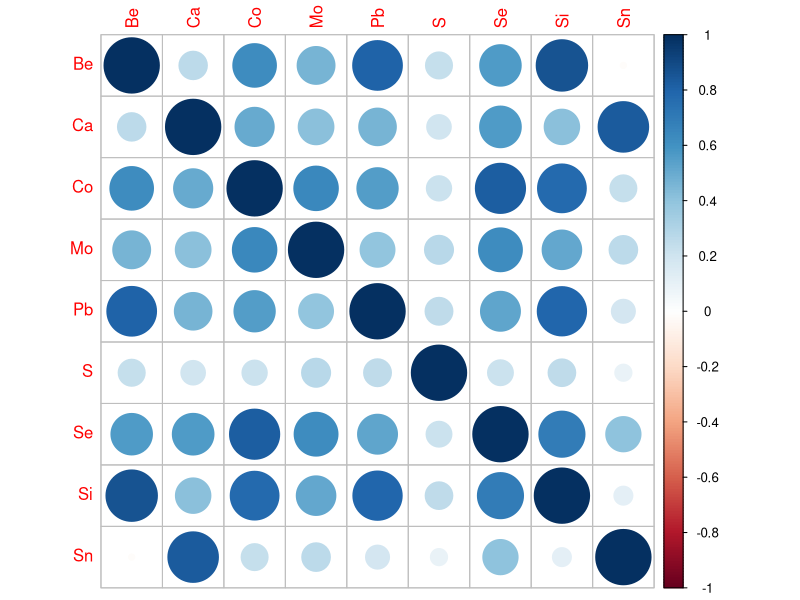
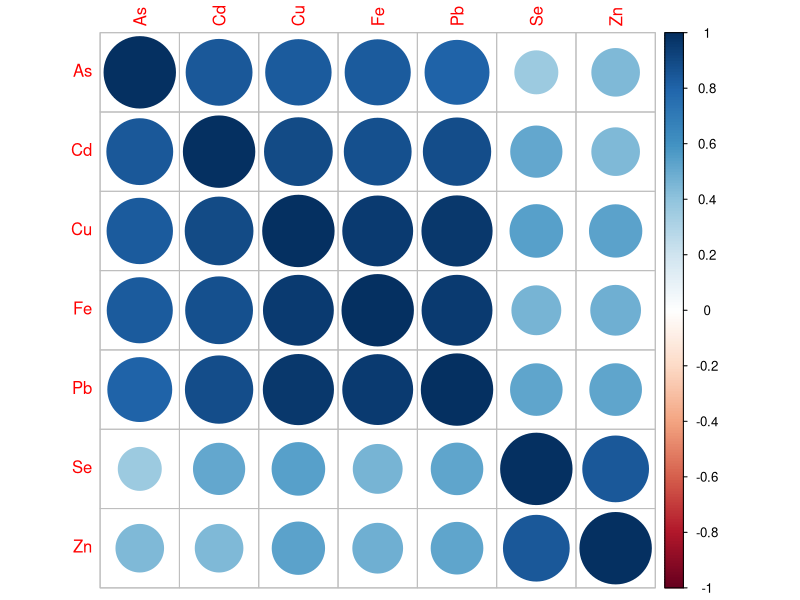
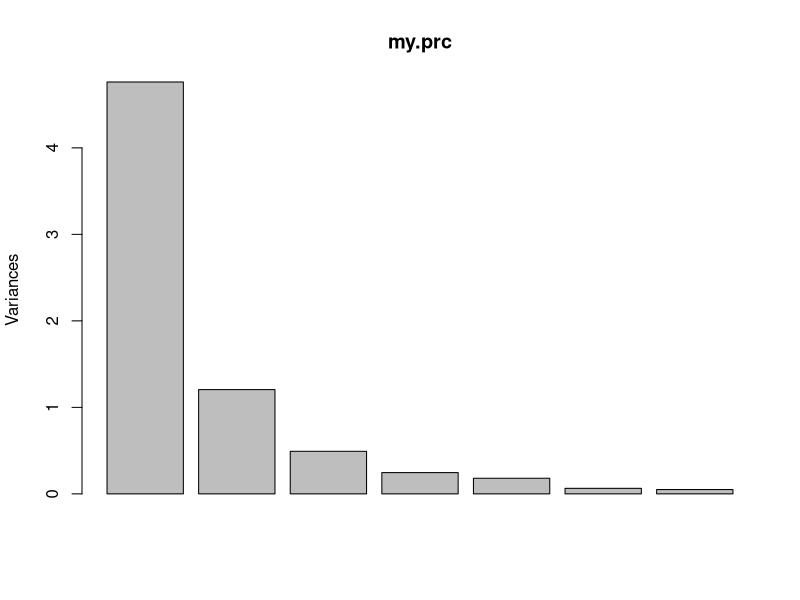
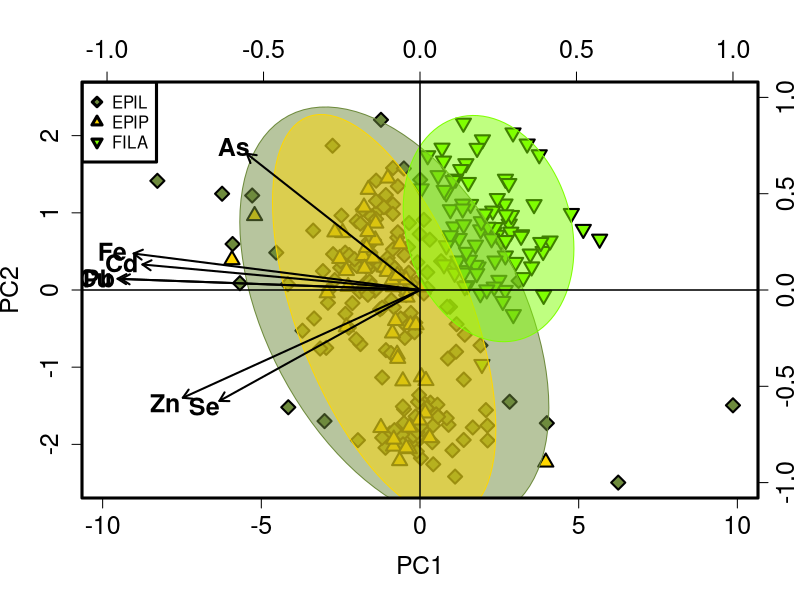

Write R code to recreate these figures, in order.
library("readr")
library("corrplot")
library("vegan")

alldata <- data.frame(read_csv("2_incremental/20220420_STANDING_CROP.csv"))

alldata$SAMPLING_DATE<-as.Date(alldata$SAMPLING_DATE, format = "%m/%d/%Y")

names(alldata)

COMPARTMENTS <- alldata[which(alldata$SAMPLE_DESCRIPTOR == "EPIL"| alldata$SAMPLE_DESCRIPTOR == "EPIP" | alldata$SAMPLE_DESCRIPTOR == "FILA"),]

nrow(COMPARTMENTS)
names(COMPARTMENTS)
####Least VIF####

LABELS<-as.data.frame(na.omit(COMPARTMENTS[,c(3,4,6,17,18,20,31,35,36,40,41,44)]))
LABELS<-LABELS[order(LABELS$SAMPLE_DESCRIPTOR, decreasing = F), ]
PCA.DF<-as.data.frame(LABELS[,c(4:ncol(LABELS))])
names(LABELS)
names(PCA.DF)<- c("Be","Ca","Co","Mo","Pb","S","Se","Si","Sn")

cor(PCA.DF)
corrplot(cor(PCA.DF), method = "circle", lwd=2) 


####Big 5+Fe+Se####

LABELS<-as.data.frame(na.omit(COMPARTMENTS[,c(3,4,6,13,19,22,25,35,40,49)]))
LABELS<-LABELS[order(LABELS$SAMPLE_DESCRIPTOR, decreasing = F), ]
PCA.DF<-as.data.frame(LABELS[,c(4:ncol(LABELS))])
names(PCA.DF)<- c("As","Cd","Cu","Fe","Pb","Se","Zn")

dev.new()
cor(PCA.DF)
corrplot(cor(PCA.DF), method = "circle", lwd=2) 


###PCA###

PCA.DF<-log(PCA.DF)
my.data <- PCA.DF
my.data <- as.matrix(scale(my.data, center = TRUE, scale = TRUE))
my.prc <- prcomp(na.omit(my.data))

plot(my.prc)

pca_scores<-scores(my.prc)

sd <- my.prc$sdev
correlations <- t(t(my.prc$rotation)*sd)

summary(my.prc)

#####PLOT####


colors <- c(colors()[89], "gold", "chartreuse")
colors <- colors[as.numeric(factor(na.omit(LABELS$SAMPLE_DESCRIPTOR)))]

dev.new()

plot	(my.prc$x,
      pch=c(23,24,25)[as.numeric(factor(LABELS$SAMPLE_DESCRIPTOR))],
      xlim=c(-max(abs(range(my.prc$x[,1]))),max(abs(range(my.prc$x[,1])))),	
      ylim=c(-max(abs(range(my.prc$x[,2]))),max(abs(range(my.prc$x[,2])))), 
      cex.lab=1.5, cex.axis=1.5, cex.main=1.4, cex.sub=1.4, 
      col="black",
      bg=colors,
      cex=1.5,
      lwd=2
      )
#	col="black")

tab <- matrix(c(my.prc$x[,1], my.prc$x[,2]), ncol=2)

legend(x = "topleft", legend = levels(factor(LABELS$SAMPLE_DESCRIPTOR)), 
      pch=c(23,24,25), 
      cex = 1, 
      box.lwd=3,
      col = "black", 
      pt.bg=c(colors()[89], "gold", "chartreuse"), pt.lwd=3)


panel.first= {
  ordiellipse(tab,LABELS$SAMPLE_DESCRIPTOR,conf=0.95, draw ="polygon", col=c(adjustcolor(colors()[89], alpha.f=0.25),adjustcolor("gold", alpha.f=0.25),adjustcolor("chartreuse", alpha.f=0.25)), border=c(colors()[89],"gold","chartreuse"))
}


par(new=TRUE)

plot	(correlations[1,],
      correlations[2,],
      col="NA",
      xlim=c(-1,1),
      ylim=c(-1,1),
      xaxt="n",
      yaxt="n",
      xlab="",
      ylab="")

arrows(0, 0, 
       x1 = correlations[,1], 
       y1 = correlations[,2], 
       length = 0.1, angle = 30, lwd =2.0,
       code = 2, col = par("fg"), 
       lty = par("lty"))

text(	x=correlations[,1]*1.075,
      y=correlations[,2]*1.05,
      labels = names(PCA.DF), 
      cex=1.5,
      font=2)

rownames(my.prc$rotation)

box(lwd=3)

#legend('topright', legend = levels(wa$Stream), col = 1:4, cex = 1, pch = 19)

coordnames<-data.frame(correlations[,1]*1.1,correlations[,2]*1.1)

coordnames

axis(3, cex.axis=1.5)
mtext("y2",side=4,line=2, col="Blue")
axis(4, cex.axis=1.5)
mtext("y2",side=4,line=2, col="Blue")

abline(h=c(0,0))
abline(v=c(0,0))

